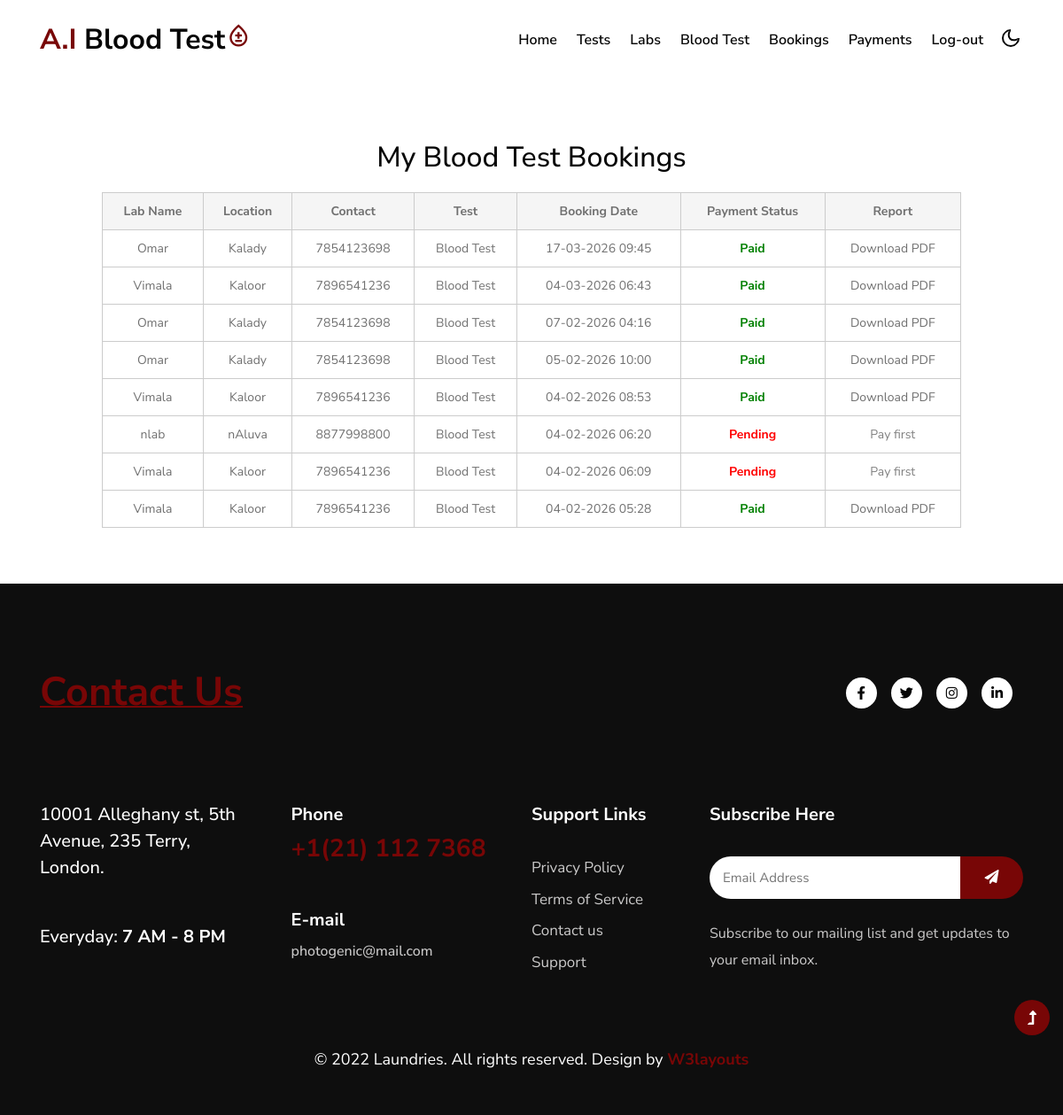
/user_blood_bookings (signed in), run on the app's committed database.
### EdiagApp/models.py (models this page shows)
class BloodTestBooking(models.Model):
    user = models.ForeignKey(UserReg, on_delete=models.CASCADE)
    lab = models.ForeignKey(LabReg, on_delete=models.CASCADE)
    test_name = models.CharField(max_length=100, default="Blood Test")
    booking_date = models.DateTimeField(auto_now_add=True)
    payment_status = models.CharField(max_length=20, default="Pending")
    report_file = models.FileField(upload_to="reports/", null=True)
    predicted_disease = models.CharField(max_length=100, null=True)
    pdf_report = models.FileField(upload_to="pdf_reports/", null=True,blank=True)

class LabReg(models.Model):
    name = models.CharField(max_length = 20)
    location = models.CharField(max_length = 20)
    contact = models.CharField(max_length = 20)
    email = models.EmailField()
    address = models.CharField(max_length = 50)
    user = models.ForeignKey(User,on_delete=models.CASCADE,null = True)
    pwd = models.CharField(max_length = 50,null=True)

### EdiagApp/views.py (the view)
# urls.py: path('user_blood_bookings', views.user_blood_bookings, name='user_blood_bookings'),
def user_blood_bookings(request):
    uid = request.session['uid']
    user = UserReg.objects.get(id=uid)
    bookings = BloodTestBooking.objects.filter(user=user).order_by('-booking_date')
    return render(request, 'user_blood_bookings.html', {
        'bookings': bookings
    })

### template/user_blood_bookings.html (shortened to what this page needs)
{% extends "user_home.html" %}
{% block content %}
<br><br><br><br><br><br>
<div class="booking-container">
    <h2 class="booking-title">My Blood Test Bookings</h2>
    {% if bookings %}
    <table class="booking-table">
        <thead>
            <tr>
                <th>Lab Name</th>
                <th>Location</th>
                <th>Contact</th>
                <th>Test</th>
                <th>Booking Date</th>
                <th>Payment Status</th>
                <th>Report</th>
            </tr>
        </thead>
        <tbody>
{% for b in bookings %}
<tr>
    <td data-label="Lab Name">{{ b.lab.name }}</td>
    <td data-label="Location">{{ b.lab.location }}</td>
    <td data-label="Contact">{{ b.lab.contact }}</td>
    <td data-label="Test">{{ b.test_name }}</td>
    <td data-label="Date">{{ b.booking_date|date:"d-m-Y H:i" }}</td>
    <td data-label="Status">
        {% if b.payment_status == "Paid" %}
            <span class="status-paid">Paid</span>
        {% else %}
            <span class="status-pending">Pending</span>
        {% endif %}
    </td>
    <td data-label="Report">
        {% if b.pdf_report %}
            <a href="{{ b.pdf_report.url }}" target="_blank">
                Download PDF
            </a>
        {% elif b.payment_status == "Paid" %}
            <span style="color: orange; font-weight: bold;">
                Report not ready
            </span>
        {% else %}
            <span style="color: gray;">
                Pay first
            </span>
        {% endif %}
    </td>
</tr>
{% endfor %}
</tbody>
    </table>
    {% else %}
        <p style="text-align:center;">No blood test bookings found.</p>
    {% endif %}
</div>
<br><br>
{% endblock %}

### template/user_blood_bookings.html (style rules this page uses)
.booking-container { max-width: 1000px; margin: auto; padding: 15px; }
.booking-title { text-align: center; margin-bottom: 20px; }
.booking-table { width: 100%; border-collapse: collapse; }
.booking-table th, .booking-table td { padding: 10px; text-align: center; border: 1px solid #ccc; font-size: 14px; }
.booking-table th { background-color: #f5f5f5; }
.status-paid { color: green; font-weight: bold; }
.status-pending { color: red; font-weight: bold; }

### data on the page
BloodTestBooking: lab.name "Omar", lab.location "Kalady", lab.contact "7854123698", test_name "Blood Test", booking_date "17-03-2026 09:45", payment_status "Paid"
BloodTestBooking: lab.name "Vimala", lab.location "Kaloor", lab.contact "7896541236", test_name "Blood Test", booking_date "04-03-2026 06:43", payment_status "Paid"
BloodTestBooking: lab.name "Omar", lab.location "Kalady", lab.contact "7854123698", test_name "Blood Test", booking_date "07-02-2026 04:16", payment_status "Paid"
BloodTestBooking: lab.name "Omar", lab.location "Kalady", lab.contact "7854123698", test_name "Blood Test", booking_date "05-02-2026 10:00", payment_status "Paid"
BloodTestBooking: lab.name "Vimala", lab.location "Kaloor", lab.contact "7896541236", test_name "Blood Test", booking_date "04-02-2026 08:53", payment_status "Paid"
BloodTestBooking: lab.name "nlab", lab.location "nAluva", lab.contact "8877998800", test_name "Blood Test", booking_date "04-02-2026 06:20", payment_status "Pending"
BloodTestBooking: lab.name "Vimala", lab.location "Kaloor", lab.contact "7896541236", test_name "Blood Test", booking_date "04-02-2026 06:09", payment_status "Pending"
BloodTestBooking: lab.name "Vimala", lab.location "Kaloor", lab.contact "7896541236", test_name "Blood Test", booking_date "04-02-2026 05:28", payment_status "Paid"
